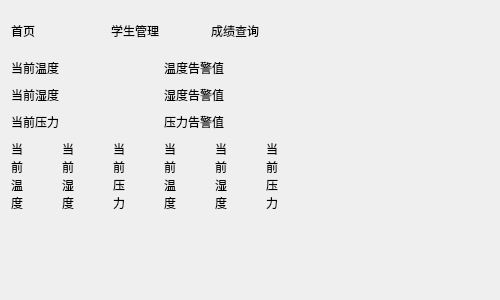
<?xml version="1.0" encoding="UTF-8"?>
<ui version="4.0">
 <class>frmNavLabel</class>
 <widget class="QWidget" name="frmNavLabel">
  <property name="geometry">
   <rect>
    <x>0</x>
    <y>0</y>
    <width>500</width>
    <height>300</height>
   </rect>
  </property>
  <property name="windowTitle">
   <string>Form</string>
  </property>
  <layout class="QGridLayout" name="gridLayout_2">
   <item row="0" column="0">
    <widget class="QWidget" name="widget" native="true">
     <property name="minimumSize">
      <size>
       <width>300</width>
       <height>40</height>
      </size>
     </property>
     <property name="maximumSize">
      <size>
       <width>300</width>
       <height>40</height>
      </size>
     </property>
     <layout class="QHBoxLayout" name="horizontalLayout_2">
      <property name="spacing">
       <number>0</number>
      </property>
      <property name="leftMargin">
       <number>0</number>
      </property>
      <property name="topMargin">
       <number>0</number>
      </property>
      <property name="rightMargin">
       <number>0</number>
      </property>
      <property name="bottomMargin">
       <number>0</number>
      </property>
      <item>
       <widget class="NavLabel" name="navLabel51">
        <property name="text">
         <string>首页</string>
        </property>
       </widget>
      </item>
      <item>
       <widget class="NavLabel" name="navLabel52">
        <property name="text">
         <string>学生管理</string>
        </property>
       </widget>
      </item>
      <item>
       <widget class="NavLabel" name="navLabel53">
        <property name="text">
         <string>成绩查询</string>
        </property>
       </widget>
      </item>
     </layout>
    </widget>
   </item>
   <item row="2" column="0">
    <widget class="QWidget" name="widget2" native="true">
     <property name="sizePolicy">
      <sizepolicy hsizetype="Preferred" vsizetype="Expanding">
       <horstretch>0</horstretch>
       <verstretch>0</verstretch>
      </sizepolicy>
     </property>
     <property name="minimumSize">
      <size>
       <width>300</width>
       <height>0</height>
      </size>
     </property>
     <property name="maximumSize">
      <size>
       <width>300</width>
       <height>16777215</height>
      </size>
     </property>
     <layout class="QHBoxLayout" name="horizontalLayout">
      <property name="leftMargin">
       <number>0</number>
      </property>
      <property name="topMargin">
       <number>0</number>
      </property>
      <property name="rightMargin">
       <number>0</number>
      </property>
      <property name="bottomMargin">
       <number>0</number>
      </property>
      <item>
       <widget class="NavLabel" name="navLabel31">
        <property name="text">
         <string>当
前
温
度</string>
        </property>
       </widget>
      </item>
      <item>
       <widget class="NavLabel" name="navLabel32">
        <property name="text">
         <string>当
前
湿
度</string>
        </property>
       </widget>
      </item>
      <item>
       <widget class="NavLabel" name="navLabel33">
        <property name="text">
         <string>当
前
压
力</string>
        </property>
       </widget>
      </item>
      <item>
       <widget class="NavLabel" name="navLabel41">
        <property name="text">
         <string>当
前
温
度</string>
        </property>
       </widget>
      </item>
      <item>
       <widget class="NavLabel" name="navLabel42">
        <property name="text">
         <string>当
前
湿
度</string>
        </property>
       </widget>
      </item>
      <item>
       <widget class="NavLabel" name="navLabel43">
        <property name="text">
         <string>当
前
压
力</string>
        </property>
       </widget>
      </item>
     </layout>
    </widget>
   </item>
   <item row="1" column="0">
    <widget class="QWidget" name="widget1" native="true">
     <property name="sizePolicy">
      <sizepolicy hsizetype="Preferred" vsizetype="Expanding">
       <horstretch>0</horstretch>
       <verstretch>0</verstretch>
      </sizepolicy>
     </property>
     <property name="minimumSize">
      <size>
       <width>300</width>
       <height>0</height>
      </size>
     </property>
     <property name="maximumSize">
      <size>
       <width>300</width>
       <height>16777215</height>
      </size>
     </property>
     <layout class="QGridLayout" name="gridLayout">
      <property name="leftMargin">
       <number>0</number>
      </property>
      <property name="topMargin">
       <number>0</number>
      </property>
      <property name="rightMargin">
       <number>0</number>
      </property>
      <property name="bottomMargin">
       <number>0</number>
      </property>
      <item row="0" column="0">
       <widget class="NavLabel" name="navLabel11">
        <property name="text">
         <string>当前温度</string>
        </property>
       </widget>
      </item>
      <item row="0" column="1">
       <widget class="NavLabel" name="navLabel21">
        <property name="text">
         <string>温度告警值</string>
        </property>
       </widget>
      </item>
      <item row="1" column="0">
       <widget class="NavLabel" name="navLabel12">
        <property name="text">
         <string>当前湿度</string>
        </property>
       </widget>
      </item>
      <item row="1" column="1">
       <widget class="NavLabel" name="navLabel22">
        <property name="text">
         <string>湿度告警值</string>
        </property>
       </widget>
      </item>
      <item row="2" column="0">
       <widget class="NavLabel" name="navLabel13">
        <property name="text">
         <string>当前压力</string>
        </property>
       </widget>
      </item>
      <item row="2" column="1">
       <widget class="NavLabel" name="navLabel23">
        <property name="text">
         <string>压力告警值</string>
        </property>
       </widget>
      </item>
     </layout>
    </widget>
   </item>
   <item row="0" column="1">
    <spacer name="horizontalSpacer">
     <property name="orientation">
      <enum>Qt::Horizontal</enum>
     </property>
     <property name="sizeHint" stdset="0">
      <size>
       <width>173</width>
       <height>20</height>
      </size>
     </property>
    </spacer>
   </item>
   <item row="3" column="0">
    <spacer name="verticalSpacer">
     <property name="orientation">
      <enum>Qt::Vertical</enum>
     </property>
     <property name="sizeHint" stdset="0">
      <size>
       <width>20</width>
       <height>40</height>
      </size>
     </property>
    </spacer>
   </item>
  </layout>
 </widget>
 <customwidgets>
  <customwidget>
   <class>NavLabel</class>
   <extends>QLabel</extends>
   <header>navlabel.h</header>
  </customwidget>
 </customwidgets>
 <resources/>
 <connections/>
</ui>
